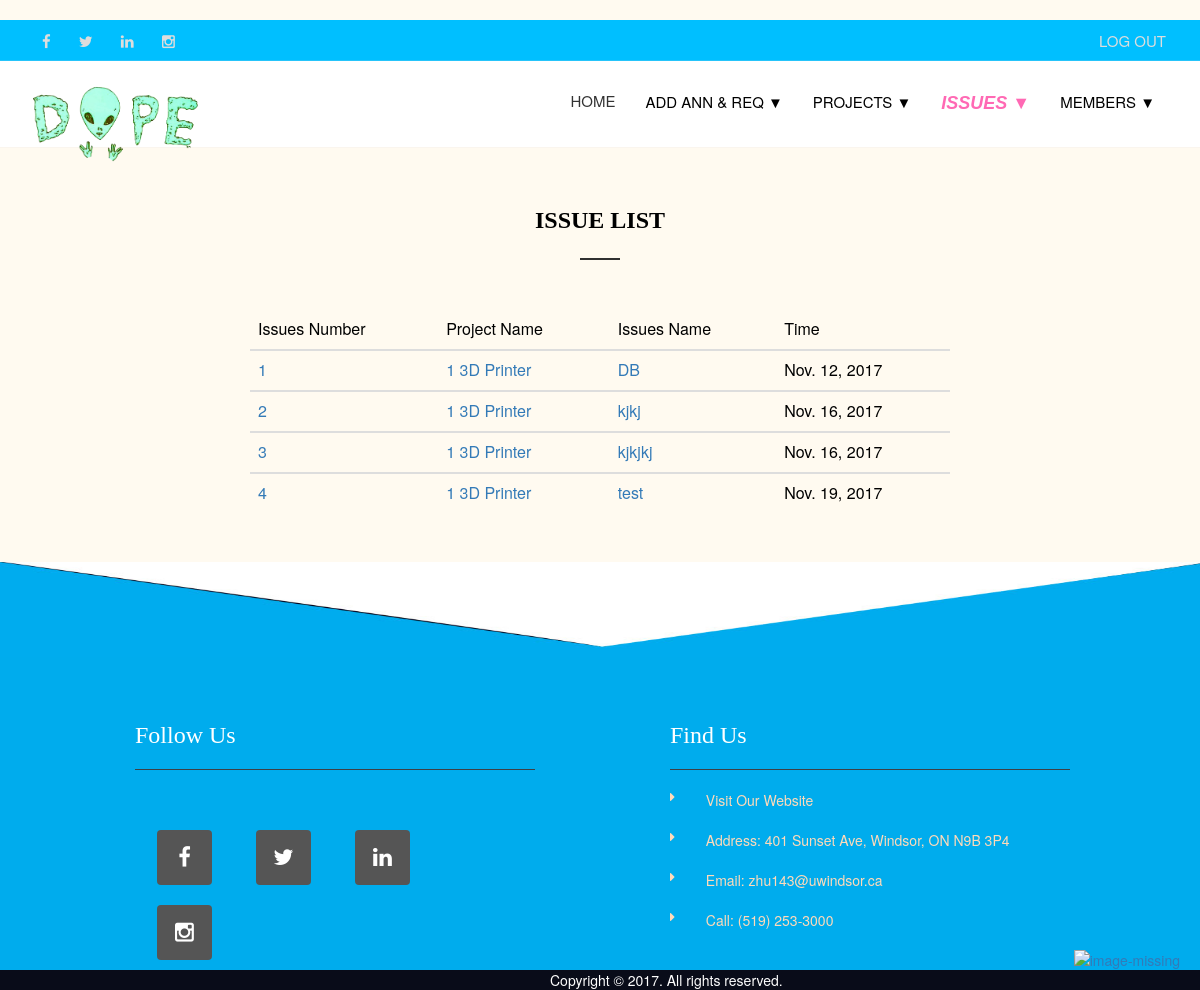
/myapp/issues_list/ (signed in), run on an earlier commit of the app's database.
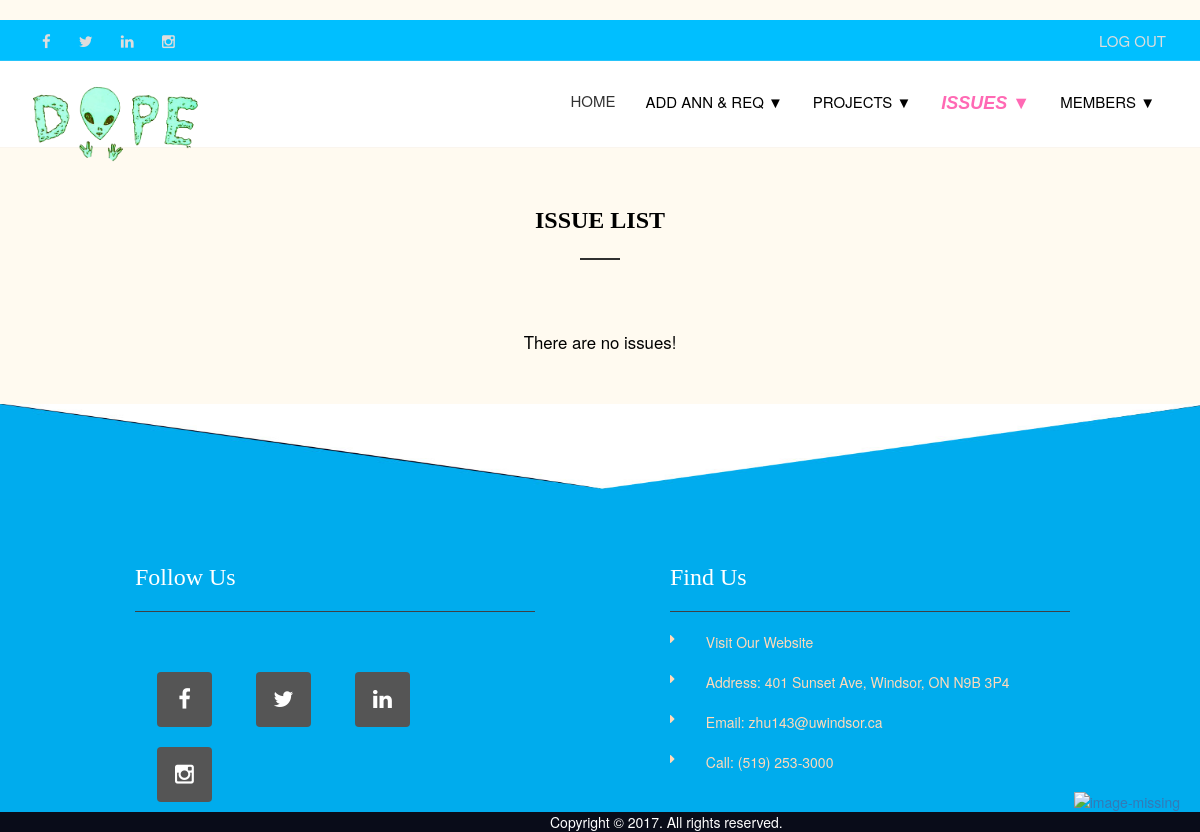
And on a later commit of the database.
### myapp/models.py (models this page shows, shortened)
class Issue(models.Model):
    project = models.ForeignKey(Project)
    title = models.CharField(max_length=1000)
    description = models.CharField(max_length=100000)
    author = models.ForeignKey(User)
    date =  models.DateField()

class Project(models.Model):
    project_no = models.IntegerField(primary_key=True)
    members = models.ManyToManyField(Member,blank=True)
    name = models.CharField(max_length=50)
    leader = models.CharField(max_length=50)
    start_date = models.DateField()
    end_date = models.DateField()
    Communication = 0
    Planning = 1
    Modeling = 2
    Construction = 3
    Deployment = 4
    phase_choice = (
        (0, 'Communication'),
        (1, 'Planning'),
        (2, 'Modeling'),
        (3, 'Construction'),
        (4, 'Deploylment')
    )
    phase = models.IntegerField(default=0, choices=phase_choice)
    description = models.CharField(max_length=100000)
    def __str__(self):
        return str(self.project_no)+'  '+ self.name

### myapp/views.py (the view)
def Issues_list(request):
    if request.user.username == 'mica':
        issue_list = Issue.objects.all()
    elif Member.objects.filter(email=request.user.email).exists():
        P_no = Member.objects.filter(email=request.user.email).values_list('project_no')
        issue_list = Issue.objects.filter(project=P_no)
    else:
        issue_list = None
    return render(request, 'management/issues_list.html', {'issue_list':issue_list})

### myapp/templates/management/issues_list.html (shortened to what this page needs)
﻿{% extends 'management/base1.html' %}
{% block body_block %}
    <head>
    </head>
    <section class="contact_page">
        <div class="container">
            <div class="row">
                <div class="col-sm-6 col-sm-offset-3 m-t-50">
                    <h1 class="underline heading"><b>ISSUE LIST</b></h1>
                </div>
            </div>
        </div>
    </section>
    <div class="container2">
        <table class="table table-hover">
        {% if issue_list %}
            <thead>
            <tr>
                <th>Issues Number</th>
                <th>Project Name</th>
                <th>Issues Name</th>
                <th>Time</th>
            </tr>
            </thead>
            {% for obj in issue_list %}
                <tbody class="tbody1">
                <tr class="">
                    <td><a href="{% url 'myapp:issues_detail' obj.id %}">{{ obj.id }}</a></td>
                    <td><a href="{% url 'myapp:issues_detail' obj.id %}">{{ obj.project }}</a></td>
                    <td><a href="{% url 'myapp:issues_detail' obj.id %}">{{ obj.title }}</a></td>
                    <td>{{ obj.date }}</td>
                </tr>
                </tbody>
            {% endfor %}
        {% else %}
            <br><div style="font-size: larger;text-align: center">There are no issues!</div>
        {% endif %}
        </table>
    </div>
{% endblock %}

What changed in the data, as far as the page shows it:
removed Issue: id "1", project "1 3D Printer", title "DB", date "Nov. 12, 2017"
removed Issue: id "2", project "1 3D Printer", title "kjkj", date "Nov. 16, 2017"
removed Issue: id "3", project "1 3D Printer", title "kjkjkj", date "Nov. 16, 2017"
removed Issue: id "4", project "1 3D Printer", title "test", date "Nov. 19, 2017"
Also different on the page:
text no longer shown: "Issues Number Project Name Issues Name Time"
text now shown: "There are no issues!"
